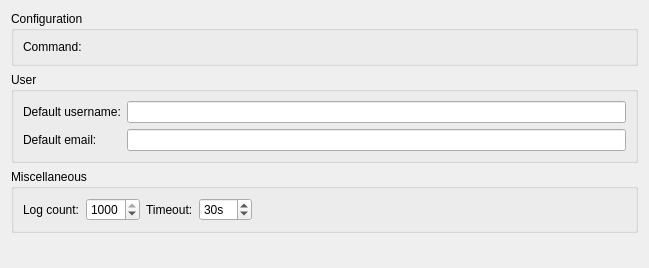
<?xml version="1.0" encoding="UTF-8"?>
<ui version="4.0">
 <class>Bazaar::Internal::OptionsPage</class>
 <widget class="QWidget" name="Bazaar::Internal::OptionsPage">
  <property name="geometry">
   <rect>
    <x>0</x>
    <y>0</y>
    <width>649</width>
    <height>268</height>
   </rect>
  </property>
  <property name="windowTitle">
   <string/>
  </property>
  <layout class="QVBoxLayout" name="verticalLayout">
   <item>
    <widget class="QGroupBox" name="configGroupBox">
     <property name="title">
      <string>Configuration</string>
     </property>
     <layout class="QFormLayout" name="formLayout_3">
      <property name="fieldGrowthPolicy">
       <enum>QFormLayout::ExpandingFieldsGrow</enum>
      </property>
      <item row="0" column="0">
       <widget class="QLabel" name="commandLabel">
        <property name="text">
         <string>Command:</string>
        </property>
       </widget>
      </item>
      <item row="0" column="1">
       <widget class="Utils::PathChooser" name="commandChooser" native="true"/>
      </item>
     </layout>
    </widget>
   </item>
   <item>
    <widget class="QGroupBox" name="userGroupBox">
     <property name="title">
      <string>User</string>
     </property>
     <layout class="QFormLayout" name="formLayout">
      <property name="fieldGrowthPolicy">
       <enum>QFormLayout::ExpandingFieldsGrow</enum>
      </property>
      <item row="0" column="0">
       <widget class="QLabel" name="defaultUsernameLabel">
        <property name="toolTip">
         <string>Username to use by default on commit.</string>
        </property>
        <property name="text">
         <string>Default username:</string>
        </property>
       </widget>
      </item>
      <item row="0" column="1">
       <widget class="QLineEdit" name="defaultUsernameLineEdit">
        <property name="toolTip">
         <string>Username to use by default on commit.</string>
        </property>
       </widget>
      </item>
      <item row="1" column="0">
       <widget class="QLabel" name="defaultEmailLabel">
        <property name="toolTip">
         <string>Email to use by default on commit.</string>
        </property>
        <property name="text">
         <string>Default email:</string>
        </property>
       </widget>
      </item>
      <item row="1" column="1">
       <widget class="QLineEdit" name="defaultEmailLineEdit">
        <property name="toolTip">
         <string>Email to use by default on commit.</string>
        </property>
       </widget>
      </item>
     </layout>
    </widget>
   </item>
   <item>
    <widget class="QGroupBox" name="miscGroupBox">
     <property name="title">
      <string>Miscellaneous</string>
     </property>
     <layout class="QGridLayout" name="gridLayout">
      <item row="0" column="0">
       <widget class="QLabel" name="showLogEntriesLabel">
        <property name="text">
         <string>Log count:</string>
        </property>
       </widget>
      </item>
      <item row="0" column="1">
       <widget class="QSpinBox" name="logEntriesCount">
        <property name="toolTip">
         <string>The number of recent commit logs to show. Choose 0 to see all entries.</string>
        </property>
        <property name="maximum">
         <number>1000</number>
        </property>
        <property name="value">
         <number>1000</number>
        </property>
       </widget>
      </item>
      <item row="0" column="2">
       <widget class="QLabel" name="timeoutSecondsLabel">
        <property name="text">
         <string>Timeout:</string>
        </property>
       </widget>
      </item>
      <item row="0" column="3">
       <widget class="QSpinBox" name="timeout">
        <property name="suffix">
         <string>s</string>
        </property>
        <property name="maximum">
         <number>360</number>
        </property>
        <property name="value">
         <number>30</number>
        </property>
       </widget>
      </item>
      <item row="0" column="4">
       <spacer name="horizontalSpacer">
        <property name="orientation">
         <enum>Qt::Horizontal</enum>
        </property>
        <property name="sizeHint" stdset="0">
         <size>
          <width>213</width>
          <height>20</height>
         </size>
        </property>
       </spacer>
      </item>
     </layout>
    </widget>
   </item>
   <item>
    <spacer name="verticalSpacer">
     <property name="orientation">
      <enum>Qt::Vertical</enum>
     </property>
     <property name="sizeHint" stdset="0">
      <size>
       <width>20</width>
       <height>40</height>
      </size>
     </property>
    </spacer>
   </item>
  </layout>
 </widget>
 <customwidgets>
  <customwidget>
   <class>Utils::PathChooser</class>
   <extends>QWidget</extends>
   <header location="global">utils/pathchooser.h</header>
   <container>1</container>
   <slots>
    <signal>editingFinished()</signal>
    <signal>browsingFinished()</signal>
   </slots>
  </customwidget>
 </customwidgets>
 <resources/>
 <connections/>
</ui>
